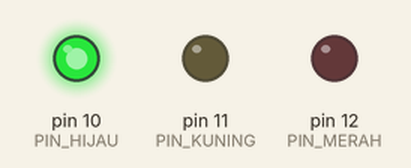
Simulated run of this sketch. Board: Arduino Uno, built with avr-gcc and run on an emulated ATmega328P. On the bench: output pins drawn as LEDs (lit = HIGH).

Above: at 1.5 s.
At 3.5 s:
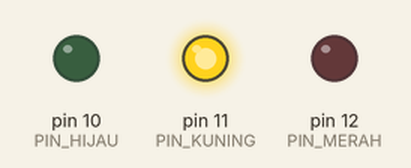
At 8.0 s:
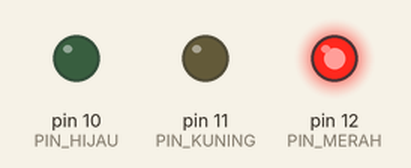
Timing chart, 0 to 15.6 s (numbered marks = the images above):
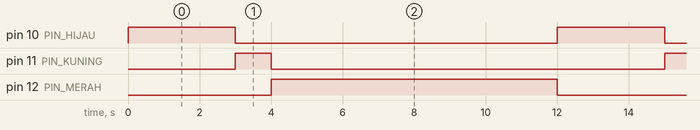

The sketch:

led_lampu_lalu_lintas_or_traffic_light.ino
```cpp
const int PIN_MERAH=12;
const int PIN_KUNING=11;
const int PIN_HIJAU =10;

const int TUNDA_MERAH= 8000;
const int TUNDA_KUNING = 1000;
const int TUNDA_HIJAU = 3000;

void setup() {
 // put your setup code here, to run once:
  pinMode (PIN_MERAH, OUTPUT);
  pinMode (PIN_KUNING,OUTPUT);
  pinMode (PIN_HIJAU,OUTPUT);
}

void loop() {
  // put your main code here, to run repeatedly:
  digitalWrite(PIN_HIJAU,HIGH);
  delay (TUNDA_HIJAU);
  //Hijau kita matikan
  digitalWrite(PIN_HIJAU, LOW);

  digitalWrite(PIN_KUNING, HIGH);
  delay (TUNDA_KUNING);

  //Kuning kita matikan
  digitalWrite(PIN_KUNING,LOW);

  digitalWrite(PIN_MERAH, HIGH);
  delay (TUNDA_MERAH);

  //Merah kita matikan
  digitalWrite(PIN_MERAH,LOW);

}
```

Measured:
- by itself, pin 10 (PIN_HIJAU): alternates HIGH for 3.0 s and LOW for 9.0 s
- by itself, pin 11 (PIN_KUNING): alternates HIGH for 1.0 s and LOW for 11.0 s
- by itself, pin 12 (PIN_MERAH): alternates HIGH for 8.0 s and LOW for 4.0 s
